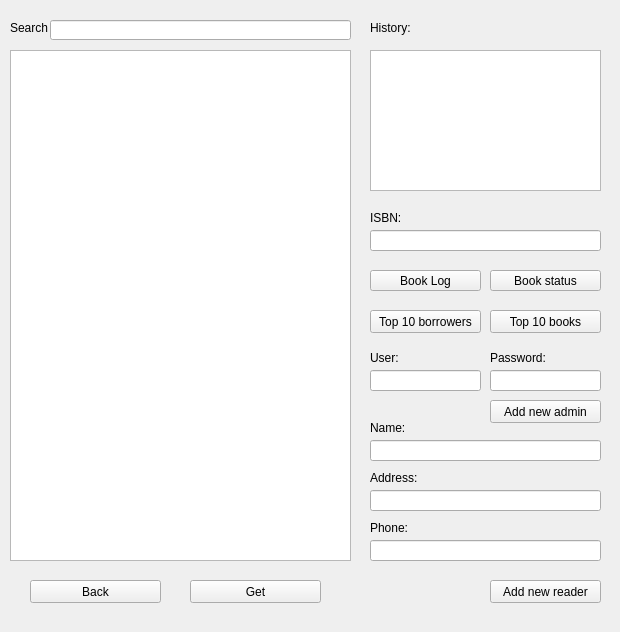
<?xml version="1.0" encoding="UTF-8"?>
<ui version="4.0">
 <class>adminWin</class>
 <widget class="QWidget" name="adminWin">
  <property name="geometry">
   <rect>
    <x>0</x>
    <y>0</y>
    <width>620</width>
    <height>632</height>
   </rect>
  </property>
  <property name="windowTitle">
   <string>Form</string>
  </property>
  <widget class="QListWidget" name="listWidget_reader">
   <property name="geometry">
    <rect>
     <x>10</x>
     <y>50</y>
     <width>341</width>
     <height>511</height>
    </rect>
   </property>
  </widget>
  <widget class="QLineEdit" name="lineEdit_search">
   <property name="geometry">
    <rect>
     <x>50</x>
     <y>20</y>
     <width>301</width>
     <height>20</height>
    </rect>
   </property>
  </widget>
  <widget class="QLabel" name="label_search">
   <property name="geometry">
    <rect>
     <x>10</x>
     <y>20</y>
     <width>41</width>
     <height>16</height>
    </rect>
   </property>
   <property name="text">
    <string>Search</string>
   </property>
  </widget>
  <widget class="QTextEdit" name="textEdit_history">
   <property name="geometry">
    <rect>
     <x>370</x>
     <y>50</y>
     <width>231</width>
     <height>141</height>
    </rect>
   </property>
  </widget>
  <widget class="QPushButton" name="pushButton_get">
   <property name="geometry">
    <rect>
     <x>190</x>
     <y>580</y>
     <width>131</width>
     <height>23</height>
    </rect>
   </property>
   <property name="text">
    <string>Get</string>
   </property>
  </widget>
  <widget class="QPushButton" name="pushButton_back">
   <property name="geometry">
    <rect>
     <x>30</x>
     <y>580</y>
     <width>131</width>
     <height>23</height>
    </rect>
   </property>
   <property name="text">
    <string>Back</string>
   </property>
  </widget>
  <widget class="QLineEdit" name="lineEdit_isbn">
   <property name="geometry">
    <rect>
     <x>370</x>
     <y>230</y>
     <width>231</width>
     <height>21</height>
    </rect>
   </property>
  </widget>
  <widget class="QPushButton" name="pushButton_bookstatus">
   <property name="geometry">
    <rect>
     <x>490</x>
     <y>270</y>
     <width>111</width>
     <height>21</height>
    </rect>
   </property>
   <property name="text">
    <string>Book status</string>
   </property>
  </widget>
  <widget class="QPushButton" name="pushButton_10borrow">
   <property name="geometry">
    <rect>
     <x>370</x>
     <y>310</y>
     <width>111</width>
     <height>23</height>
    </rect>
   </property>
   <property name="text">
    <string>Top 10 borrowers</string>
   </property>
  </widget>
  <widget class="QPushButton" name="pushButton_10book">
   <property name="geometry">
    <rect>
     <x>490</x>
     <y>310</y>
     <width>111</width>
     <height>23</height>
    </rect>
   </property>
   <property name="text">
    <string>Top 10 books</string>
   </property>
  </widget>
  <widget class="QLineEdit" name="lineEdit_user">
   <property name="geometry">
    <rect>
     <x>370</x>
     <y>370</y>
     <width>111</width>
     <height>21</height>
    </rect>
   </property>
  </widget>
  <widget class="QLineEdit" name="lineEdit_pw">
   <property name="geometry">
    <rect>
     <x>490</x>
     <y>370</y>
     <width>111</width>
     <height>21</height>
    </rect>
   </property>
  </widget>
  <widget class="QLabel" name="label_user">
   <property name="geometry">
    <rect>
     <x>370</x>
     <y>350</y>
     <width>41</width>
     <height>16</height>
    </rect>
   </property>
   <property name="text">
    <string>User:</string>
   </property>
  </widget>
  <widget class="QLabel" name="label_pw">
   <property name="geometry">
    <rect>
     <x>490</x>
     <y>350</y>
     <width>61</width>
     <height>16</height>
    </rect>
   </property>
   <property name="text">
    <string>Password:</string>
   </property>
  </widget>
  <widget class="QPushButton" name="pushButton_addadmin">
   <property name="geometry">
    <rect>
     <x>490</x>
     <y>400</y>
     <width>111</width>
     <height>23</height>
    </rect>
   </property>
   <property name="text">
    <string>Add new admin</string>
   </property>
  </widget>
  <widget class="QLineEdit" name="lineEdit_name">
   <property name="geometry">
    <rect>
     <x>370</x>
     <y>440</y>
     <width>231</width>
     <height>21</height>
    </rect>
   </property>
  </widget>
  <widget class="QLabel" name="label_name">
   <property name="geometry">
    <rect>
     <x>370</x>
     <y>420</y>
     <width>41</width>
     <height>16</height>
    </rect>
   </property>
   <property name="text">
    <string>Name:</string>
   </property>
  </widget>
  <widget class="QLabel" name="label_add">
   <property name="geometry">
    <rect>
     <x>370</x>
     <y>470</y>
     <width>71</width>
     <height>16</height>
    </rect>
   </property>
   <property name="text">
    <string>Address:</string>
   </property>
  </widget>
  <widget class="QLineEdit" name="lineEdit_add">
   <property name="geometry">
    <rect>
     <x>370</x>
     <y>490</y>
     <width>231</width>
     <height>21</height>
    </rect>
   </property>
  </widget>
  <widget class="QLabel" name="label_phone">
   <property name="geometry">
    <rect>
     <x>370</x>
     <y>520</y>
     <width>41</width>
     <height>16</height>
    </rect>
   </property>
   <property name="text">
    <string>Phone:</string>
   </property>
  </widget>
  <widget class="QLineEdit" name="lineEdit_phone">
   <property name="geometry">
    <rect>
     <x>370</x>
     <y>540</y>
     <width>231</width>
     <height>21</height>
    </rect>
   </property>
  </widget>
  <widget class="QPushButton" name="pushButton_addreader">
   <property name="geometry">
    <rect>
     <x>490</x>
     <y>580</y>
     <width>111</width>
     <height>23</height>
    </rect>
   </property>
   <property name="text">
    <string>Add new reader</string>
   </property>
  </widget>
  <widget class="QLabel" name="label_history">
   <property name="geometry">
    <rect>
     <x>370</x>
     <y>20</y>
     <width>41</width>
     <height>16</height>
    </rect>
   </property>
   <property name="text">
    <string>History:</string>
   </property>
  </widget>
  <widget class="QPushButton" name="pushButton_booklog">
   <property name="geometry">
    <rect>
     <x>370</x>
     <y>270</y>
     <width>111</width>
     <height>21</height>
    </rect>
   </property>
   <property name="text">
    <string>Book Log</string>
   </property>
  </widget>
  <widget class="QLabel" name="label_isbn">
   <property name="geometry">
    <rect>
     <x>370</x>
     <y>210</y>
     <width>41</width>
     <height>16</height>
    </rect>
   </property>
   <property name="text">
    <string>ISBN:</string>
   </property>
  </widget>
 </widget>
 <resources/>
 <connections/>
</ui>
